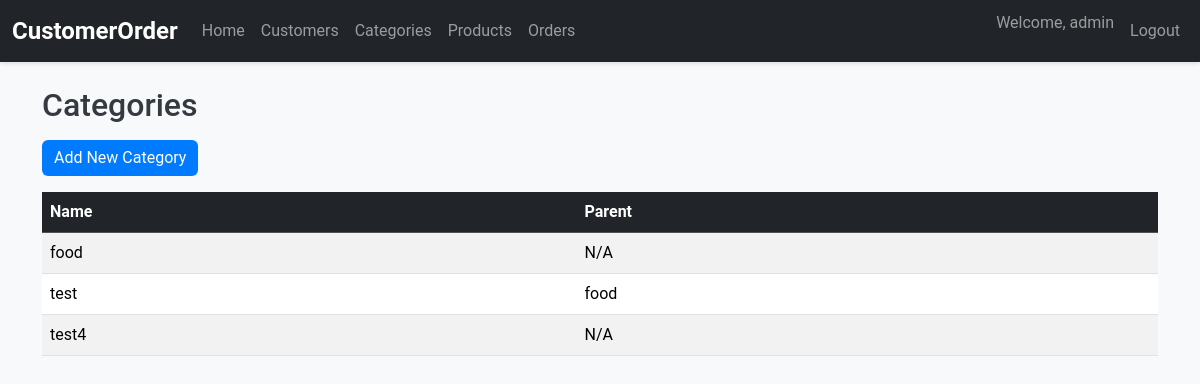
/categories/ (signed in), run on an earlier commit of the app's database.
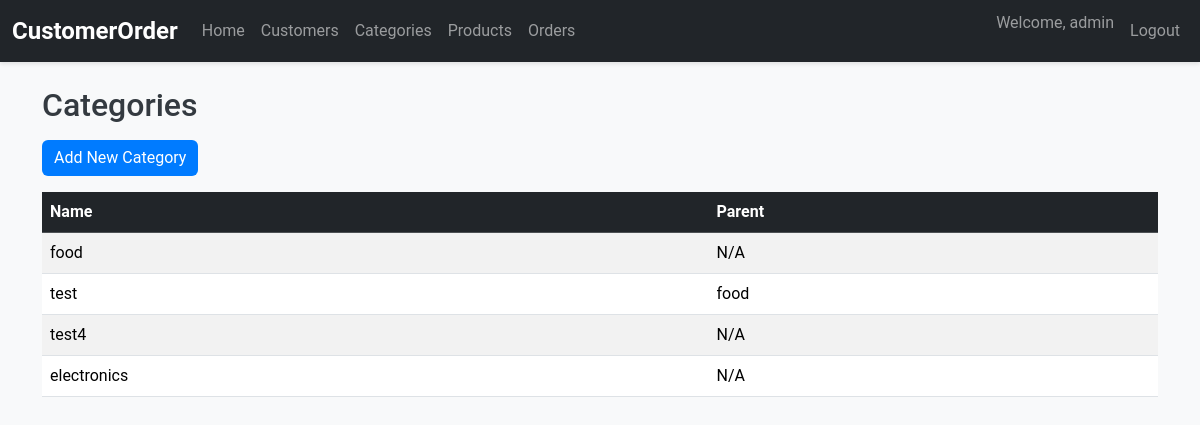
And on a later commit of the database.
### core/models.py (models this page shows, shortened)
class Category(MPTTModel):
    name = models.CharField(max_length=100)
    parent = TreeForeignKey('self', on_delete=models.CASCADE, null=True, blank=True, related_name='children')

### core/views.py (the view)
# urls.py: path('categories/', views.CategoryListView.as_view(), name='categories'),
class CategoryListView(LoginRequiredMixin, View):
    def get(self, request):
        categories = Category.objects.all()
        return render(request, 'categories.html', {'categories': categories})

### templates/categories.html (shortened to what this page needs)
{% extends 'base.html' %}
{% block content %}
    <div class="row">
        <div class="col-12">
            <h2 class="mb-3">Categories</h2>
            <a href="{% url 'category_add' %}" class="btn btn-primary mb-3">Add New Category</a>
            <div class="table-responsive">
                <table class="table table-striped table-hover">
                    <thead class="table-dark">
                        <tr>
                            <th>Name</th>
                            <th>Parent</th>
                        </tr>
                    </thead>
                    <tbody>
                        {% for category in categories %}
                            <tr>
                                <td>{{ category.name }}</td>
                                <td>{{ category.parent.name|default:"N/A" }}</td>
                            </tr>
                        {% empty %}
                            <tr>
                                <td colspan="2" class="text-center">No categories found.</td>
                            </tr>
                        {% endfor %}
                    </tbody>
                </table>
            </div>
        </div>
    </div>
{% endblock %}

What changed in the data, as far as the page shows it:
added Category: name "electronics", parent.name "N/A"
